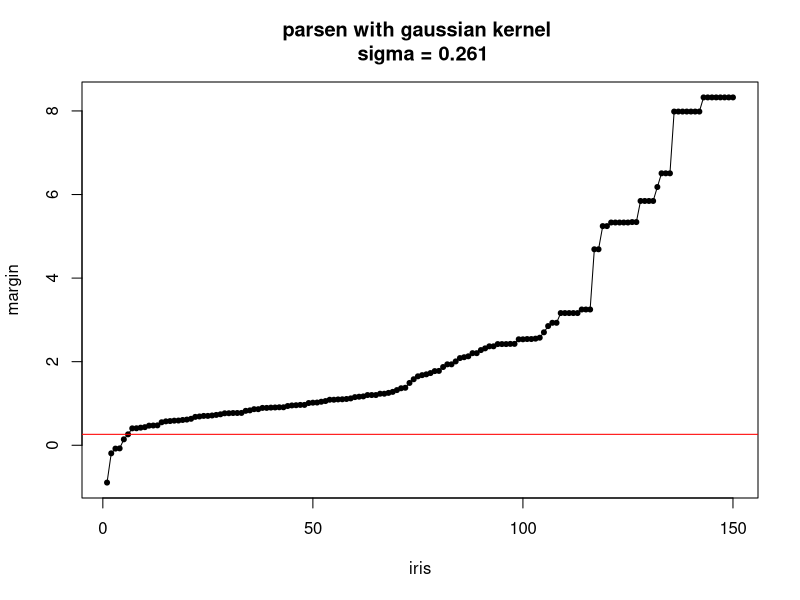
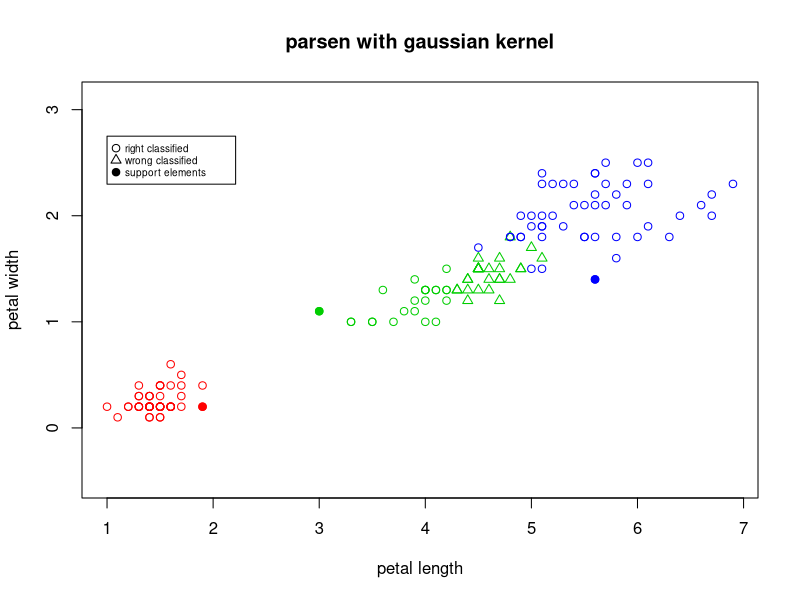
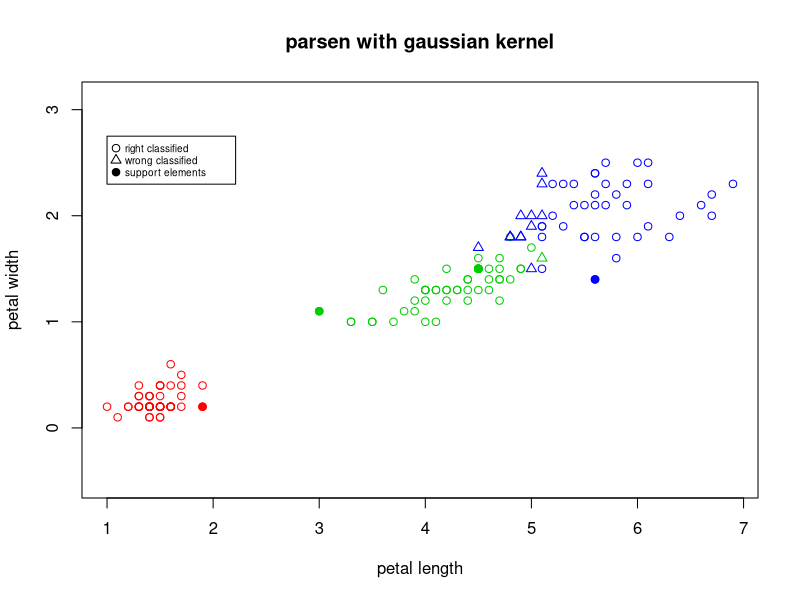
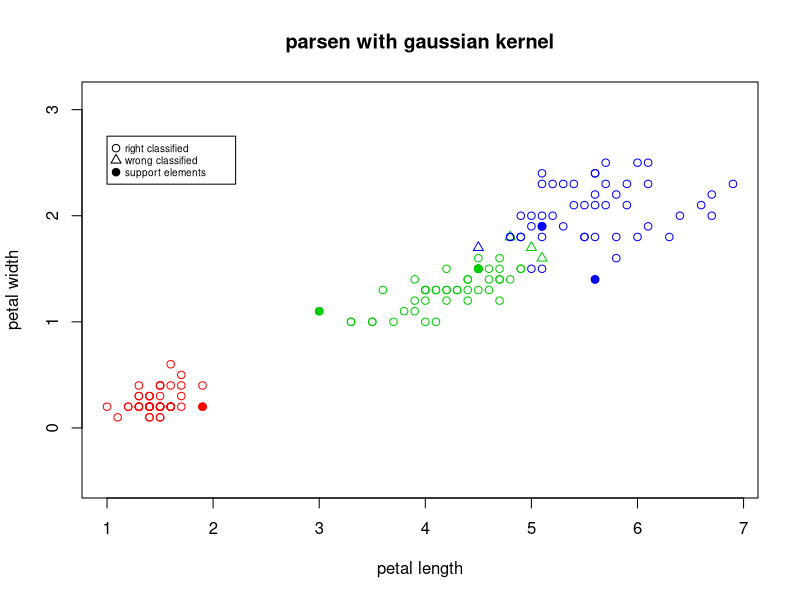
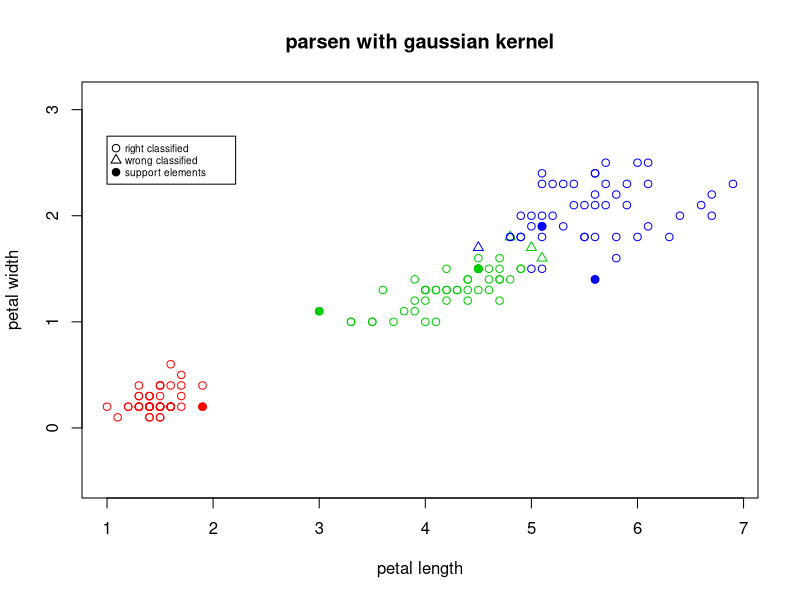

These figures' R source, in order:
euclideanDistance <- function(u, v){
  return(sqrt(sum((u - v)^2)))
}

kernelGaussian <- function(x, y, metricFunction, h){
  r = metricFunction(x,y) / h
  return(((2*pi)^(-1/2)) * exp(-1/2*r^2))
}

parsen <- function(xl, z, h = 0.1, metricFunction=euclideanDistance, kernel=kernelGaussian){
  l <- dim(xl)[1]
  n <- dim(xl)[2] - 1
  
  d <- c(0.0,0.0,0.0)
  names(d) <- c("setosa", "versicolor", "virginica")
  
  for (i in 1:l){
    curObjClass = xl[i, n+1]
    d[curObjClass] <- d[curObjClass] + kernel(xl[i,1:n], z, metricFunction, h)
  }
  return (c(1,names(which.max(d))))
}

sortObjectsByDist <- function(xl, z, metricFunction = euclideanDistance){
  l <- dim(xl)[1]
  n <- dim(xl)[2] - 1
  
  distances <- matrix(NA, l, 2)
  for (i in 1:l)
  {
    distances[i, ] <- c(i, metricFunction(xl[i, 1:n], z))
  }
  
  orderedXl <- xl[order(distances[, 2]), ]
  return (orderedXl);
}

findAccuracy <- function(learn_data ,data, classifMethod){
  accuracy = 0
  good_class <- data.frame()
  bad_class <- data.frame()
  
  for(i in c(1:length(data[,1]))){
    z <- data[i,1:2]
    classes = c('setosa','versicolor','virginica')
    class <- classifMethod(learn_data[,1:3], z)[2]
    
    data[i,5] = 'false'
    
    if(class == data[i,3]){
      # if(classes[as.integer(class)] == data[i,3]){
      data[i,5] = 'true'
      good_class <- data.frame(rbind(good_class, data[i,]))
      accuracy = accuracy + 1
    } else {
      bad_class <- data.frame(rbind(bad_class, data[i,]))
    }
  }
  
  colors <- c("setosa" = "red", "versicolor" = "green3", "virginica" = "blue1")
  pchList <- c("true" = 21, "false" = 24, "train" = 23)
  plot(data[, 1:2],
       pch = pchList[data[,5]],
       col = colors[data$Species],
       xlab = 'petal length',
       ylab = 'petal width',
       main = 'parsen with gaussian kernel',
       asp=1
  )
  legend(1, 2.75, legend=c("right classified", "wrong classified", "support elements"),
         pt.bg=c(NA, NA, "black"), pch=c(21,24,21), cex=0.6, pt.cex = 1, text.width = 1)
  points(learn_data[,1:2], pch=21, bg=colors[learn_data$Species], col=colors[learn_data$Species])
  
  return(c(length(data[,1]) - accuracy, names(which.max(table(bad_class[,3])))))
}

riskFunction <- function(x, my_iris){
  return(margin(x, my_iris))
}

margin <- function(x, my_iris) {
  l <- dim(my_iris)[1]
  n <- dim(my_iris)[2] - 1
  
  d <- c(0.0,0.0,0.0)
  names(d) <- c("setosa", "versicolor", "virginica")
  
  for (i in 1:l){
    curObjClass = my_iris[i, n+1]
    d[curObjClass] <- d[curObjClass] + kernelGaussian(my_iris[i,1:2], x[,1:2], metricFunction=euclideanDistance, h=0.1)
  }
  
  namesD = names(d)
  
  dCur <- which(namesD %in% x$Species)
  
  sortedCounts = sort(d[-dCur])
  
  return(d[x[, 3]] - sortedCounts[2])
}

countSigma <- function(my_iris, riskFunc) {
  
  # draw plot of margins
  
  sortedRiskVector <- sort(my_iris[,4])
  sigma <- sortedRiskVector[6]
  
  plotTitle <- paste('parsen with gaussian kernel \n sigma =', round(sigma, 3))
  plot(sortedRiskVector, pch=20, xlab='iris', ylab='margin', main=plotTitle)
  
  lines(sortedRiskVector, pch=16)
  lines(c(-100,250), c(sigma,sigma), pch=16, col='red')
  
  print(paste0('sigma = ', round(sigma, 3)))
  
  return(sigma)
}

stolp <- function(my_iris, l0, classifMethod=kNN, riskFunc=riskFunction){
  
  # #1 count risk vector and append it to data
  
  risk_vector <- c()
  
  for(i in 1:dim(my_iris)[1]){
    risk_vector <- c(risk_vector,riskFunc(my_iris[i,], my_iris))
  }
  my_iris = cbind(my_iris, risk_vector)
  
  # #2 delete noise ibjects
  
  sigma <- countSigma(my_iris, riskFunc)
  print(paste0('sigma = ', round(sigma, 3)))
  
  my_iris_without_noiseObjesct <- my_iris[my_iris[,dim(my_iris)[2]] > sigma, ]
  
  
  # #3 finding elements from each class with minimal risk
  
  my_iris_without_learn_data <- my_iris_without_noiseObjesct
  
  learn_data <- data.frame()
  
  for(i in unique(iris$Species)){
    curDF <- my_iris_without_noiseObjesct[my_iris_without_noiseObjesct[,dim(my_iris)[2]-1] == i,]
    classMin <- curDF[which.min(curDF[,dim(my_iris)[2]]), ]
    curDF <- curDF[-which.min(curDF[,dim(my_iris)[2]]), ]
    learn_data <- rbind(learn_data, classMin)
  }
  
  # versicolorDF = my_iris_without_noiseObjesct[my_iris_without_noiseObjesct[,dim(my_iris)[2]-1] == 'versicolor',]
  # versicolorMin <- versicolorDF[which.min(versicolorDF[,dim(my_iris)[2]]), ]
  # # print(versicolorMin)

  # #4 add element to learn_data
  while(TRUE){
    accArr <- findAccuracy(learn_data, my_iris, classifMethod)

    print( paste(
      paste(length(learn_data[,1]), ' |||| '),
      paste('false positive = ', accArr[1], '/', length(my_iris[,1]), ' = ', round(as.integer(accArr[1])/length(my_iris[,1]),3))
    ))

    if(as.integer(accArr[1]) < l0){
      break
    }
    
    className <- accArr[2]
    curClassDF <- my_iris_without_learn_data[my_iris_without_learn_data$Species == className, ]
    maxIndex <- which.max(curClassDF[, dim(my_iris)[2]])
    print(curClassDF[maxIndex, ])
    learn_data <- data.frame(rbind(learn_data, curClassDF[maxIndex, ]))
    my_iris_without_learn_data <- my_iris_without_learn_data[-maxIndex, ]

    # if(accArr[2] == 'versicolor'){
    #   maxIndex = which.max(versicolorDF[, dim(my_iris)[2]])
    #   print(versicolorDF[maxIndex, ])
    #   learn_data <- data.frame(rbind(learn_data, versicolorDF[maxIndex, ]))
    #   versicolorDF <- versicolorDF[-maxIndex, ]
    # } else if(accArr[2] == 'setosa'){
    #   maxIndex = which.max(setosaDF[, dim(my_iris)[2]])
    #   print(setosaDF[maxIndex, ])
    #   learn_data <- data.frame(rbind(learn_data, setosaDF[maxIndex, ]))
    #   setosaDF <- setosaDF[-maxIndex, ]
    # } else {
    #   maxIndex = which.max(virginicaDF[, dim(my_iris)[2]])
    #   print(virginicaDF[maxIndex, ])
    #   learn_data <- data.frame(rbind(learn_data, virginicaDF[maxIndex, ]))
    #   virginicaDF <- virginicaDF[-maxIndex, ]
    # }

  }

  print(paste0('accuracy = ', 1 - as.integer(findAccuracy(learn_data, my_iris, classifMethod)[1]) / length(my_iris[,1]) ))

  start <- Sys.time()
  for(idx in 1:150){
    parsen(learn_data[, 1:3], my_iris[idx,1:2])
  }
  print(Sys.time() - start)
}

# my_iris = read.table("/Users/khurshudov/Desktop/SMPR/metric_classification/iris30.txt", sep="\t", header=TRUE)
my_iris = iris[, 3:5]

# printAccuracy(my_iris)
# paintClassificationCard(my_iris)
stolp(my_iris, 5, classifMethod = parsen)

# margin(my_iris[1], my_iris, 3)
